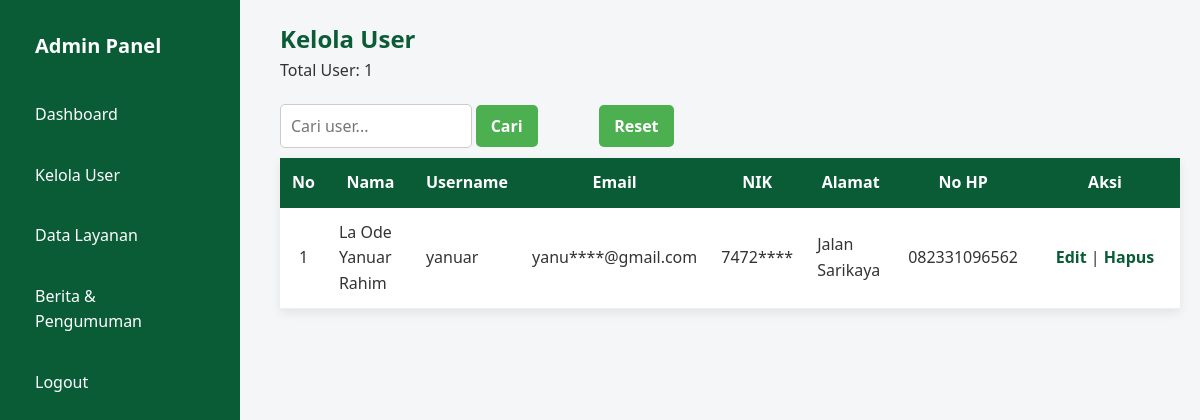
/admin/kelola_user.php (signed in), run on an earlier commit of the app's database.
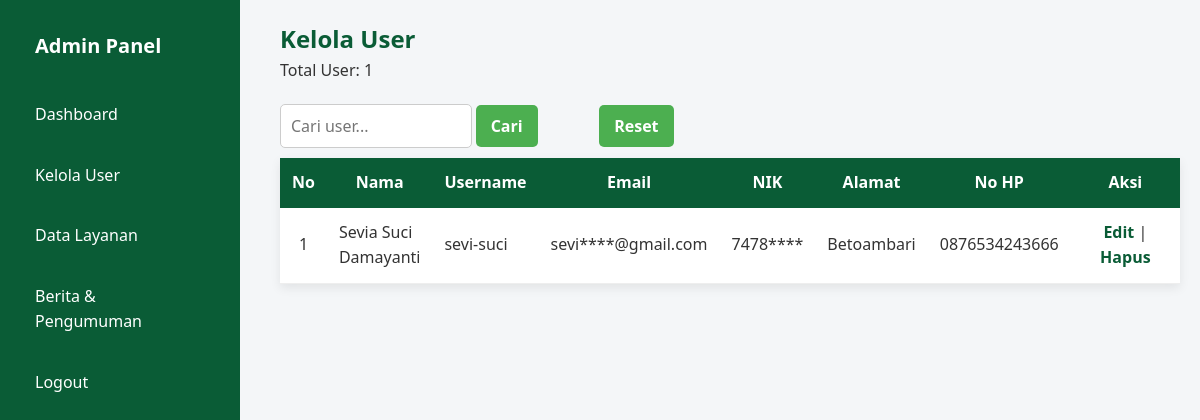
And on a later commit of the database.
### tables this page shows
CREATE TABLE `users` (
  `id` int(11) NOT NULL,
  `nama` varchar(100) DEFAULT NULL,
  `email` varchar(100) NOT NULL,
  `username` varchar(50) DEFAULT NULL,
  `password` varchar(255) DEFAULT NULL,
  `role` enum('admin','user') DEFAULT 'user',
  `nik` varchar(20) DEFAULT NULL,
  `alamat` text DEFAULT NULL,
  `no_hp` varchar(15) DEFAULT NULL
);

### admin/kelola_user.php (the view, shortened to what this page needs)
<?php
include "../config/koneksi.php";
$cari_user = $_GET['cari_user'] ?? '';
$user = mysqli_query($koneksi, "
    SELECT * FROM users
    WHERE role='user'
      AND (nama LIKE '%$cari_user%'
        OR username LIKE '%$cari_user%'
        OR email LIKE '%$cari_user%')
    ORDER BY id DESC
");
$total_user = mysqli_num_rows(mysqli_query($koneksi,"SELECT * FROM users WHERE role='user'"));
?>
<!DOCTYPE html>
<html lang="id">
<head>
    <link rel="stylesheet" href="../assets/css/admin.css">
    <link rel="stylesheet" href="../assets/css/index.css">
</head>
<body>
<div class="dashboard">
    <?php include "../includes/sidebar.php"; ?>
    <main class="content" style="margin-top:20px;">
        <h2 style="text-align: left;">Kelola User</h2>
        <p>Total User: <?= $total_user ?></p>
        <div class="header-tabel" style="margin-bottom:10px;">
            <form method="get">
                <input type="text" name="cari_user" placeholder="Cari user..." value="<?= htmlspecialchars($cari_user) ?>">
                <button type="submit" class="button">Cari</button>
            </form>
            <button type="button" onclick="window.location.href='kelola_user.php';" class="button">Reset</button>
        </div>
        <table style="width:100%; margin-bottom:20px;">
            <tr>
                <th>No</th>
                <th>Nama</th>
                <th>Username</th>
                <th>Email</th>
                <th>NIK</th>
                <th>Alamat</th>
                <th>No HP</th>
                <th>Aksi</th>
            </tr>
            <?php if(mysqli_num_rows($user) > 0): ?>
            <?php $no=1; while($u=mysqli_fetch_assoc($user)): ?>
            <tr>
                <td style="text-align:center;"><?= $no++ ?></td>
                <td><?= $u['nama'] ?></td>
                <td><?= $u['username'] ?></td>
                <td><?= substr($u['email'],0, 4) ?>****@gmail.com</td>
                <td><?= substr($u['nik'], 0, 4) ?>****</td>
                <td><?= $u['alamat'] ?></td>
                <td><?= $u['no_hp'] ?></td>
                <td style="text-align:center; width: 150px;">
                    <a href="edit_user.php?id=<?= $u['id'] ?>">Edit</a> |
                    <a href="hapus_user.php?id=<?= $u['id'] ?>" onclick="return confirm('Hapus user ini?')">Hapus</a>
                </td>
            </tr>
            <?php endwhile; ?>
            <?php else: ?>
            <tr>
                <td colspan="8" style="text-align:center;">Tidak ada user ditemukan</td>
            </tr>
            <?php endif; ?>
        </table>
    </main>
</div>
</body>
</html>

What changed in the data, as far as the page shows it:
removed users: nama "La Ode Yanuar Rahim", username "yanuar", email "yanu", nik "7472", alamat "Jalan Sarikaya", no_hp "082331096562"
added users: nama "Sevia Suci Damayanti", username "sevi-suci", email "sevi", nik "7478", alamat "Betoambari", no_hp "0876534243666"
